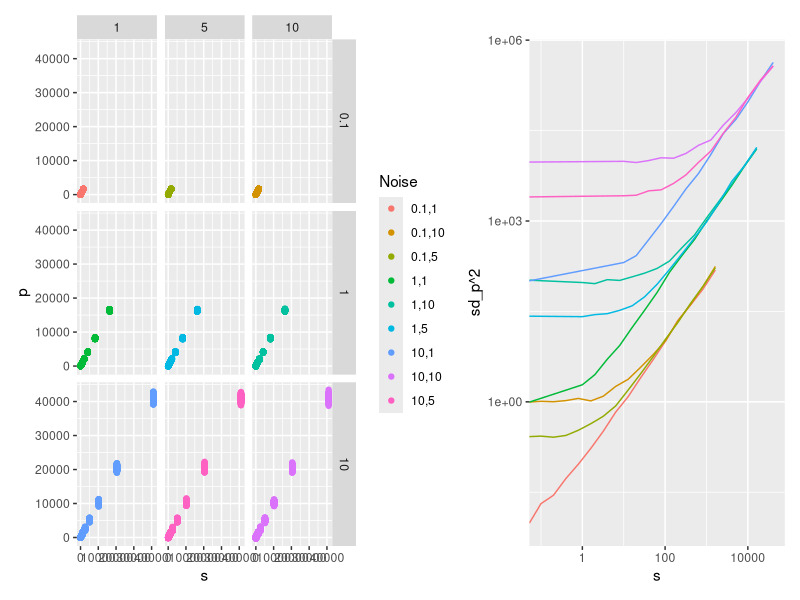

This chart was generated by the following R code:
## ---- chunk 1
library(tidyverse)
library(patchwork)
library(ggpubr)
## ---- chunk 2
n_sample <- 1000
adu_per_e <- 20
sigma_rn_e <- 5
s_e_levels <- c(0.0, 1 * 2^(0:14))
dat <- tibble()
for(adu_per_e in c(0.1, 1, 10)) {
  for(sigma_rn_e in c(1, 5, 10)) {
for(s_e in s_e_levels) {
  sigma_e <- sqrt(sigma_rn_e^2 + s_e)
  p_e <- s_e + rnorm(n_sample, 0.0, sigma_e)
  s <- adu_per_e * s_e
  p <- adu_per_e * p_e
  dat <- bind_rows(dat, tibble(adu_per_e, sigma_rn_e, s_e, p_e, s, p))
}
  }
}
dat <- mutate(dat, adu_per_e = factor(adu_per_e), sigma_rn_e = factor(sigma_rn_e),
              Noise = sprintf("%s,%s", adu_per_e, sigma_rn_e))
dat <- filter(dat, p < 2^16)

sdat <- group_by(dat, adu_per_e, sigma_rn_e, Noise, s_e, s) %>%
  summarise(mean_p_e = mean(p_e), sd_p_e = sd(p_e),
            mean_p = mean(p), sd_p = sd(p))

g1 <- ggplot(dat) + geom_jitter(aes(s, p, color = Noise))
g1 <- g1 + facet_grid(adu_per_e ~ sigma_rn_e)
g2 <- ggplot(sdat) + geom_line(aes(s, sd_p^2, color = Noise))
g2 <- g2 + scale_x_log10() + scale_y_log10()
g1 + g2 + theme(legend.position = "none")

